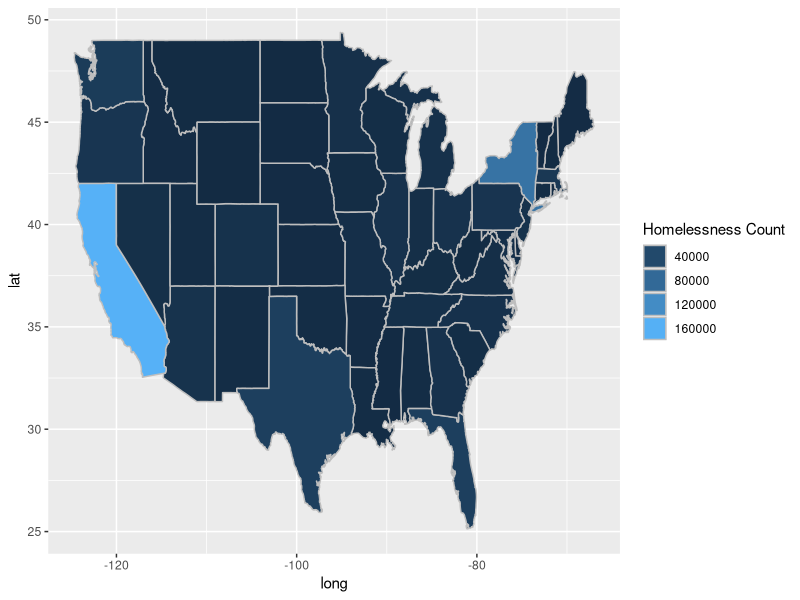

Source code (R):
library(dplyr)
library(ggplot2)
library(stringr)
# directory has to have project inside "info201" folder
setwd("~/info201/project-group-3-section-ag/data")

# adds and filters numeric data
homelessness_data2020 <- read.csv("homelessness_2020.csv")
homeless_summary2020 <- select(homelessness_data2020,
                               State, Overall.Homeless..2020)
stringAsFactors = FALSE

# converts string numbers to int ('2,456' -> 2456)
homeless_summary2020$Overall.Homeless..2020 <- 
  as.numeric(gsub(",", "", homeless_summary2020$Overall.Homeless..2020))


# adds shape file + sets up 'region' for join (with numeric data)
all_states <- map_data("state")
all_states[["region"]] <- state.abb[match(str_to_title(all_states[["region"]]),
                                          state.name)]

# joins the data
us_homeless_summary2020 <- left_join(all_states, homeless_summary2020,
                                     by=c("region"="State"))

# creates the graph
us_homeless_graph <- ggplot(us_homeless_summary2020, aes(long, lat, group=group,
                                             fill=Overall.Homeless..2020)) +
  geom_polygon(color="grey") +
  guides(fill=guide_legend(title="Homelessness Count"))

# print graph
us_homeless_graph

